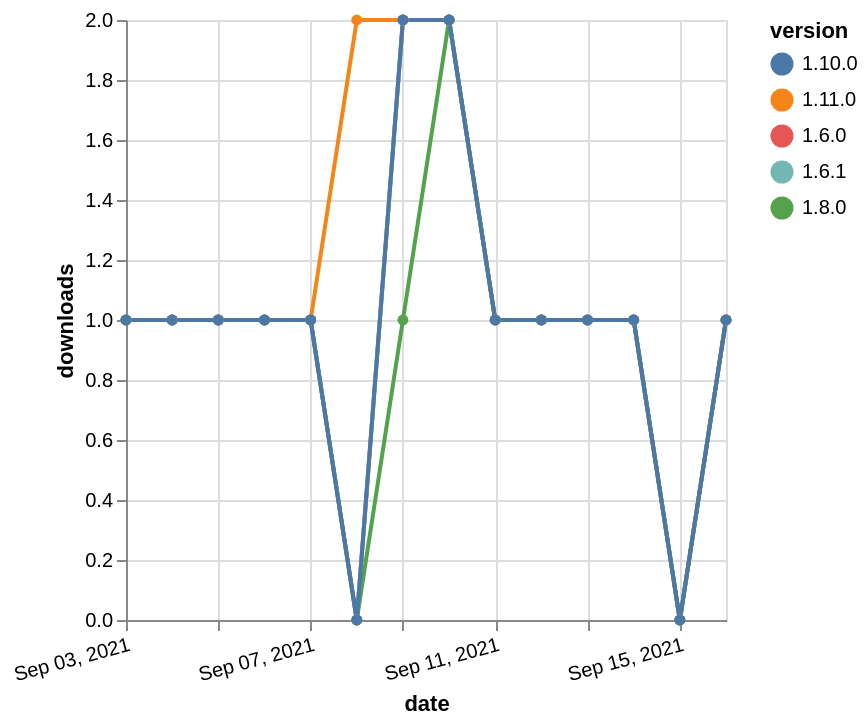

Describe this chart as a Vega-Lite specification.
### Vega-Lite specification from a JSON file in a GitHub repository (floating-point values rounded to 4 significant figures)
{"$schema": "https://vega.github.io/schema/vega-lite/v5.json", "description": "A simple bar chart with embedded data.", "data": {"values": [{"date": "2021-09-03", "total": 159, "delta": 1, "version": "1.11.0"}, {"date": "2021-09-04", "total": 160, "delta": 1, "version": "1.11.0"}, {"date": "2021-09-05", "total": 161, "delta": 1, "version": "1.11.0"}, {"date": "2021-09-06", "total": 162, "delta": 1, "version": "1.11.0"}, {"date": "2021-09-07", "total": 163, "delta": 1, "version": "1.11.0"}, {"date": "2021-09-08", "total": 165, "delta": 2, "version": "1.11.0"}, {"date": "2021-09-09", "total": 167, "delta": 2, "version": "1.11.0"}, {"date": "2021-09-10", "total": 169, "delta": 2, "version": "1.11.0"}, {"date": "2021-09-11", "total": 170, "delta": 1, "version": "1.11.0"}, {"date": "2021-09-12", "total": 171, "delta": 1, "version": "1.11.0"}, {"date": "2021-09-13", "total": 172, "delta": 1, "version": "1.11.0"}, {"date": "2021-09-14", "total": 173, "delta": 1, "version": "1.11.0"}, {"date": "2021-09-15", "total": 173, "delta": 0, "version": "1.11.0"}, {"date": "2021-09-16", "total": 174, "delta": 1, "version": "1.11.0"}, {"date": "2021-09-03", "total": 246, "delta": 1, "version": "1.6.0"}, {"date": "2021-09-04", "total": 247, "delta": 1, "version": "1.6.0"}, {"date": "2021-09-05", "total": 248, "delta": 1, "version": "1.6.0"}, {"date": "2021-09-06", "total": 249, "delta": 1, "version": "1.6.0"}, {"date": "2021-09-07", "total": 250, "delta": 1, "version": "1.6.0"}, {"date": "2021-09-08", "total": 250, "delta": 0, "version": "1.6.0"}, {"date": "2021-09-09", "total": 252, "delta": 2, "version": "1.6.0"}, {"date": "2021-09-10", "total": 254, "delta": 2, "version": "1.6.0"}, {"date": "2021-09-11", "total": 255, "delta": 1, "version": "1.6.0"}, {"date": "2021-09-12", "total": 256, "delta": 1, "version": "1.6.0"}, {"date": "2021-09-13", "total": 257, "delta": 1, "version": "1.6.0"}, {"date": "2021-09-14", "total": 258, "delta": 1, "version": "1.6.0"}, {"date": "2021-09-15", "total": 258, "delta": 0, "version": "1.6.0"}, {"date": "2021-09-16", "total": 259, "delta": 1, "version": "1.6.0"}, {"date": "2021-09-03", "total": 245, "delta": 1, "version": "1.6.1"}, {"date": "2021-09-04", "total": 246, "delta": 1, "version": "1.6.1"}, {"date": "2021-09-05", "total": 247, "delta": 1, "version": "1.6.1"}, {"date": "2021-09-06", "total": 248, "delta": 1, "version": "1.6.1"}, {"date": "2021-09-07", "total": 249, "delta": 1, "version": "1.6.1"}, {"date": "2021-09-08", "total": 249, "delta": 0, "version": "1.6.1"}, {"date": "2021-09-09", "total": 251, "delta": 2, "version": "1.6.1"}, {"date": "2021-09-10", "total": 253, "delta": 2, "version": "1.6.1"}, {"date": "2021-09-11", "total": 254, "delta": 1, "version": "1.6.1"}, {"date": "2021-09-12", "total": 255, "delta": 1, "version": "1.6.1"}, {"date": "2021-09-13", "total": 256, "delta": 1, "version": "1.6.1"}, {"date": "2021-09-14", "total": 257, "delta": 1, "version": "1.6.1"}, {"date": "2021-09-15", "total": 257, "delta": 0, "version": "1.6.1"}, {"date": "2021-09-16", "total": 258, "delta": 1, "version": "1.6.1"}, {"date": "2021-09-03", "total": 207, "delta": 1, "version": "1.8.0"}, {"date": "2021-09-04", "total": 208, "delta": 1, "version": "1.8.0"}, {"date": "2021-09-05", "total": 209, "delta": 1, "version": "1.8.0"}, {"date": "2021-09-06", "total": 210, "delta": 1, "version": "1.8.0"}, {"date": "2021-09-07", "total": 211, "delta": 1, "version": "1.8.0"}, {"date": "2021-09-08", "total": 211, "delta": 0, "version": "1.8.0"}, {"date": "2021-09-09", "total": 212, "delta": 1, "version": "1.8.0"}, {"date": "2021-09-10", "total": 214, "delta": 2, "version": "1.8.0"}, {"date": "2021-09-11", "total": 215, "delta": 1, "version": "1.8.0"}, {"date": "2021-09-12", "total": 216, "delta": 1, "version": "1.8.0"}, {"date": "2021-09-13", "total": 217, "delta": 1, "version": "1.8.0"}, {"date": "2021-09-14", "total": 218, "delta": 1, "version": "1.8.0"}, {"date": "2021-09-15", "total": 218, "delta": 0, "version": "1.8.0"}, {"date": "2021-09-16", "total": 219, "delta": 1, "version": "1.8.0"}, {"date": "2021-09-03", "total": 178, "delta": 1, "version": "1.10.0"}, {"date": "2021-09-04", "total": 179, "delta": 1, "version": "1.10.0"}, {"date": "2021-09-05", "total": 180, "delta": 1, "version": "1.10.0"}, {"date": "2021-09-06", "total": 181, "delta": 1, "version": "1.10.0"}, {"date": "2021-09-07", "total": 182, "delta": 1, "version": "1.10.0"}, {"date": "2021-09-08", "total": 182, "delta": 0, "version": "1.10.0"}, {"date": "2021-09-09", "total": 184, "delta": 2, "version": "1.10.0"}, {"date": "2021-09-10", "total": 186, "delta": 2, "version": "1.10.0"}, {"date": "2021-09-11", "total": 187, "delta": 1, "version": "1.10.0"}, {"date": "2021-09-12", "total": 188, "delta": 1, "version": "1.10.0"}, {"date": "2021-09-13", "total": 189, "delta": 1, "version": "1.10.0"}, {"date": "2021-09-14", "total": 190, "delta": 1, "version": "1.10.0"}, {"date": "2021-09-15", "total": 190, "delta": 0, "version": "1.10.0"}, {"date": "2021-09-16", "total": 191, "delta": 1, "version": "1.10.0"}]}, "width": "container", "mark": {"type": "line", "point": {"filled": true}}, "encoding": {"x": {"field": "date", "type": "temporal", "timeUnit": "yearmonthdate", "title": "date", "axis": {"labelAngle": -15}}, "y": {"field": "delta", "type": "quantitative", "title": "downloads"}, "color": {"field": "version", "type": "nominal"}, "tooltip": {"field": "delta"}}}
